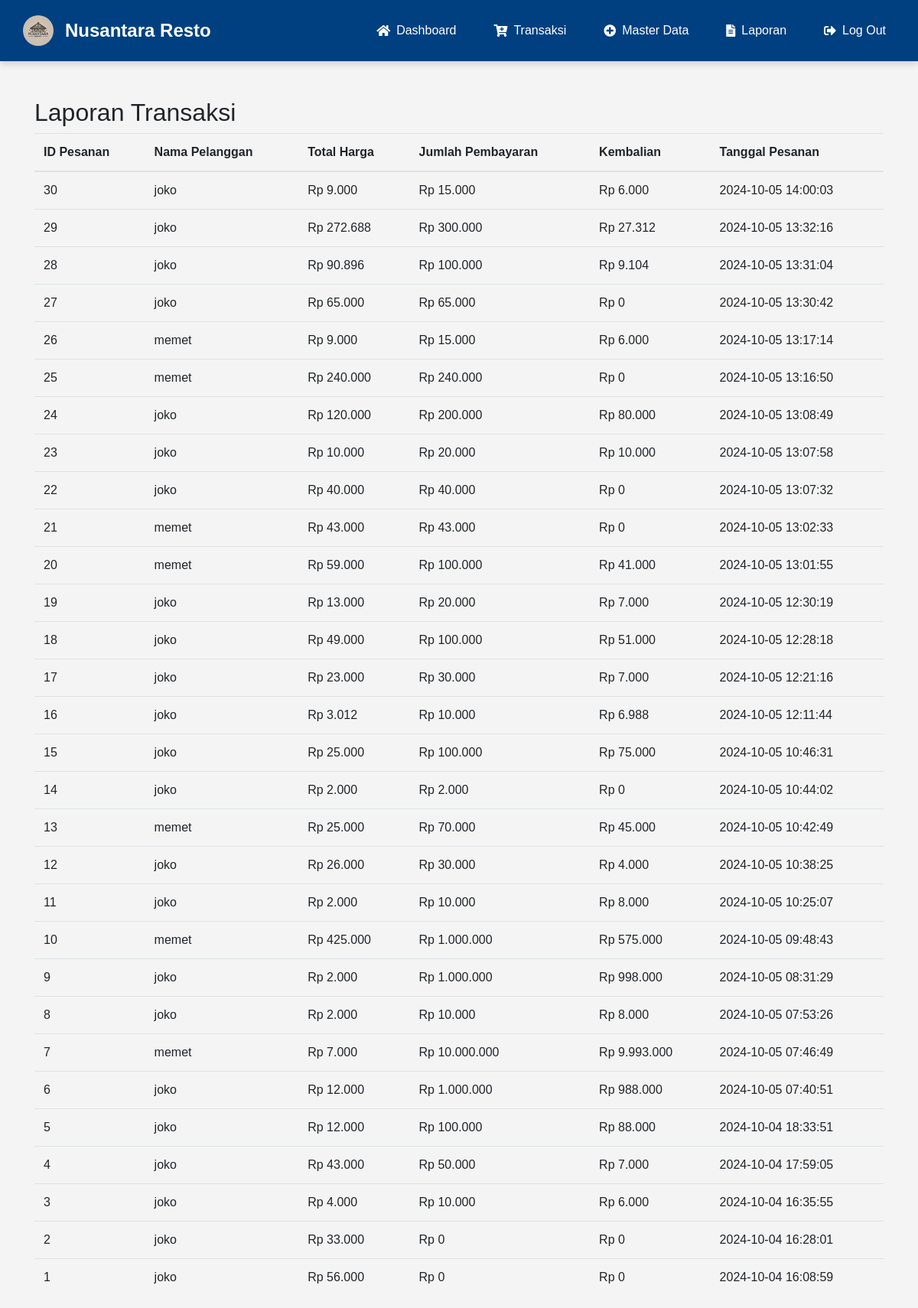
The app's page /rekap.php (signed in) with its own data.
### tables this page shows
CREATE TABLE `orders` (
  `id` int(11) NOT NULL,
  `admin_id` int(11) NOT NULL,
  `customer_id` int(11) DEFAULT NULL,
  `total_price` decimal(10,2) NOT NULL,
  `payment_amount` decimal(10,2) NOT NULL,
  `change_amount` decimal(10,2) NOT NULL,
  `order_date` timestamp NOT NULL DEFAULT current_timestamp()
);

CREATE TABLE `customers` (
  `id` int(11) NOT NULL,
  `name` varchar(255) NOT NULL,
  `phone` varchar(20) DEFAULT NULL,
  `email` varchar(255) DEFAULT NULL,
  `alamat` text NOT NULL
);

### rekap.php (the view, shortened to what this page needs)
<?php
include 'config.php';
$result = mysqli_query($conn, "SELECT orders.*, customers.name AS customer_name FROM orders
                               JOIN customers ON orders.customer_id = customers.id
                               ORDER BY order_date DESC");
?>
<!DOCTYPE html>
<html lang="en">
<head>
    <link rel="stylesheet" href="https://stackpath.bootstrapcdn.com/bootstrap/4.5.2/css/bootstrap.min.css">
</head>
<body>
<?php include"header.php"; ?>
<div class="container mt-5">
    <h2>Laporan Transaksi</h2>
    <table class="table">
        <thead>
            <tr>
                <th>ID Pesanan</th>
                <th>Nama Pelanggan</th>
                <th>Total Harga</th>
                <th>Jumlah Pembayaran</th>
                <th>Kembalian</th>
                <th>Tanggal Pesanan</th>
            </tr>
        </thead>
        <tbody>
            <?php while ($order = mysqli_fetch_assoc($result)) { ?>
                <tr>
                    <td><?= $order['id']; ?></td>
                    <td><?= $order['customer_name']; ?></td>
                    <td>Rp <?= number_format($order['total_price'], 0, ',', '.'); ?></td>
                    <td>Rp <?= number_format($order['payment_amount'], 0, ',', '.'); ?></td>
                    <td>Rp <?= number_format($order['change_amount'], 0, ',', '.'); ?></td>
                    <td><?= $order['order_date']; ?></td>
                </tr>
            <?php } ?>
        </tbody>
    </table>
</div>
</body>
</html>

### header.php (shortened to what this page needs)
<?php
$menuItems = [
    ['name' => 'Dashboard', 'icon' => 'home', 'link' => 'dashboard.php'],
    ['name' => 'Transaksi', 'icon' => 'fas fa-cart-plus', 'link' => 'transaksi.php'],
    [
        'name' => 'Master Data',
        'icon' => 'fa fa-plus-circle',
        'link' => '',
        'submenu' => [
            ['name' => 'Admin', 'link' => 'admin/index.php'],
            ['name' => 'Customer', 'link' => 'customer/index.php'],
            ['name' => 'Category', 'link' => 'categories.php'],
            ['name' => 'Product', 'link' => 'products.php'],
        ]
    ],
    ['name' => 'Laporan', 'icon' => '	fas fa-file-alt', 'link' => 'rekap.php'],
    ['name' => 'Log Out', 'icon' => 'sign-out-alt', 'link' => 'logout.php'],
];
function getIcon($iconName) {
    return "<i class='fas fa-{$iconName}'></i>";
}
?>
<!DOCTYPE html>
<html lang="id">
<head>
    <link rel="stylesheet" href="https://cdnjs.cloudflare.com/ajax/libs/font-awesome/5.15.3/css/all.min.css">
</head>
<body>
    <nav class="navbar">
        <a class="navbar-brand">
            <img src="logo.jpg" alt="Logo" width="40" height="40">
            Nusantara Resto
        </a>
        <ul class="navbar-menu">
            <?php foreach ($menuItems as $item): ?>
                <li>
                    <a href="<?php echo $item['link']; ?>">
                        <?php echo getIcon($item['icon']); ?>
                        <?php echo $item['name']; ?>
                    </a>
                </li>
            <?php endforeach; ?>
        </ul>
    </nav>
</body>
</html>

### header.php (style rules this page uses)
body { margin: 0; font-family: 'Arial', sans-serif; background-color: #f4f4f4; }
.navbar { display: flex; justify-content: space-between; align-items: center; background-color: #004080; padding: 15px 30px; box-shadow: 0 2px 10px rgba(0,0,0,0.2); }
.navbar-brand { display: flex; align-items: center; font-size: 1.5rem; font-weight: bold; color: #ffffff; text-decoration: none; }
.navbar-brand img { margin-right: 15px; border-radius: 50%; }
.navbar-menu { list-style-type: none; padding: 0; margin: 0; display: flex; }
.navbar-menu li { margin-left: 25px; position: relative; }
.navbar-menu a { text-decoration: none; color: #ffffff; display: flex; align-items: center; padding: 8px 12px; border-radius: 5px; transition: background-color 0.3s ease-in-out; }
.navbar-menu a i { margin-right: 8px; }

### records on screen
orders: id "30", customer.name "joko", total_price "9.000", payment_amount "15.000", change_amount "6.000", order_date "2024-10-05 14:00:03"
orders: id "29", customer.name "joko", total_price "272.688", payment_amount "300.000", change_amount "27.312", order_date "2024-10-05 13:32:16"
orders: id "28", customer.name "joko", total_price "90.896", payment_amount "100.000", change_amount "9.104", order_date "2024-10-05 13:31:04"
orders: id "27", customer.name "joko", total_price "65.000", payment_amount "65.000", change_amount "0", order_date "2024-10-05 13:30:42"
orders: id "26", customer.name "memet", total_price "9.000", payment_amount "15.000", change_amount "6.000", order_date "2024-10-05 13:17:14"
orders: id "25", customer.name "memet", total_price "240.000", payment_amount "240.000", change_amount "0", order_date "2024-10-05 13:16:50"
orders: id "24", customer.name "joko", total_price "120.000", payment_amount "200.000", change_amount "80.000", order_date "2024-10-05 13:08:49"
orders: id "23", customer.name "joko", total_price "10.000", payment_amount "20.000", change_amount "10.000", order_date "2024-10-05 13:07:58"
orders: id "22", customer.name "joko", total_price "40.000", payment_amount "40.000", change_amount "0", order_date "2024-10-05 13:07:32"
orders: id "21", customer.name "memet", total_price "43.000", payment_amount "43.000", change_amount "0", order_date "2024-10-05 13:02:33"
orders: id "20", customer.name "memet", total_price "59.000", payment_amount "100.000", change_amount "41.000", order_date "2024-10-05 13:01:55"
orders: id "19", customer.name "joko", total_price "13.000", payment_amount "20.000", change_amount "7.000", order_date "2024-10-05 12:30:19"
orders: id "18", customer.name "joko", total_price "49.000", payment_amount "100.000", change_amount "51.000", order_date "2024-10-05 12:28:18"
orders: id "17", customer.name "joko", total_price "23.000", payment_amount "30.000", change_amount "7.000", order_date "2024-10-05 12:21:16"
orders: id "16", customer.name "joko", total_price "3.012", payment_amount "10.000", change_amount "6.988", order_date "2024-10-05 12:11:44"
orders: id "15", customer.name "joko", total_price "25.000", payment_amount "100.000", change_amount "75.000", order_date "2024-10-05 10:46:31"
orders: id "14", customer.name "joko", total_price "2.000", payment_amount "2.000", change_amount "0", order_date "2024-10-05 10:44:02"
orders: id "13", customer.name "memet", total_price "25.000", payment_amount "70.000", change_amount "45.000", order_date "2024-10-05 10:42:49"
orders: id "12", customer.name "joko", total_price "26.000", payment_amount "30.000", change_amount "4.000", order_date "2024-10-05 10:38:25"
orders: id "11", customer.name "joko", total_price "2.000", payment_amount "10.000", change_amount "8.000", order_date "2024-10-05 10:25:07"
orders: id "10", customer.name "memet", total_price "425.000", payment_amount "1.000.000", change_amount "575.000", order_date "2024-10-05 09:48:43"
orders: id "9", customer.name "joko", total_price "2.000", payment_amount "1.000.000", change_amount "998.000", order_date "2024-10-05 08:31:29"
orders: id "8", customer.name "joko", total_price "2.000", payment_amount "10.000", change_amount "8.000", order_date "2024-10-05 07:53:26"
orders: id "7", customer.name "memet", total_price "7.000", payment_amount "10.000.000", change_amount "9.993.000", order_date "2024-10-05 07:46:49"
orders: id "6", customer.name "joko", total_price "12.000", payment_amount "1.000.000", change_amount "988.000", order_date "2024-10-05 07:40:51"
orders: id "5", customer.name "joko", total_price "12.000", payment_amount "100.000", change_amount "88.000", order_date "2024-10-04 18:33:51"
orders: id "4", customer.name "joko", total_price "43.000", payment_amount "50.000", change_amount "7.000", order_date "2024-10-04 17:59:05"
orders: id "3", customer.name "joko", total_price "4.000", payment_amount "10.000", change_amount "6.000", order_date "2024-10-04 16:35:55"
orders: id "2", customer.name "joko", total_price "33.000", payment_amount "0", change_amount "0", order_date "2024-10-04 16:28:01"
orders: id "1", customer.name "joko", total_price "56.000", payment_amount "0", change_amount "0", order_date "2024-10-04 16:08:59"

### other values on screen
$item['name'] "Dashboard"
$item['name'] "Transaksi"
$item['name'] "Master Data"
$item['name'] "Laporan"
$item['name'] "Log Out"
